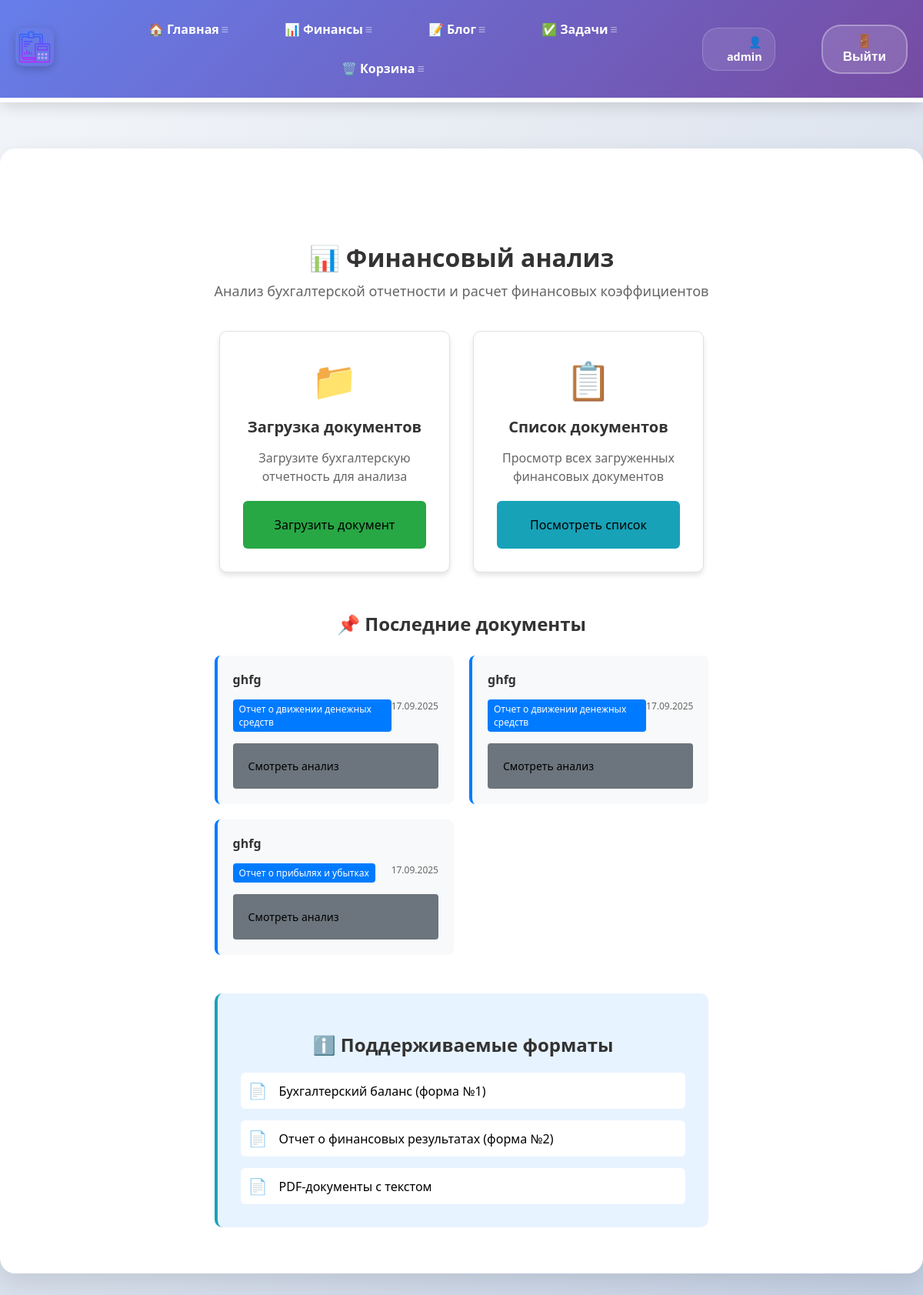
/finance/financial_analysis/ (signed in), run on an earlier commit of the app's database.
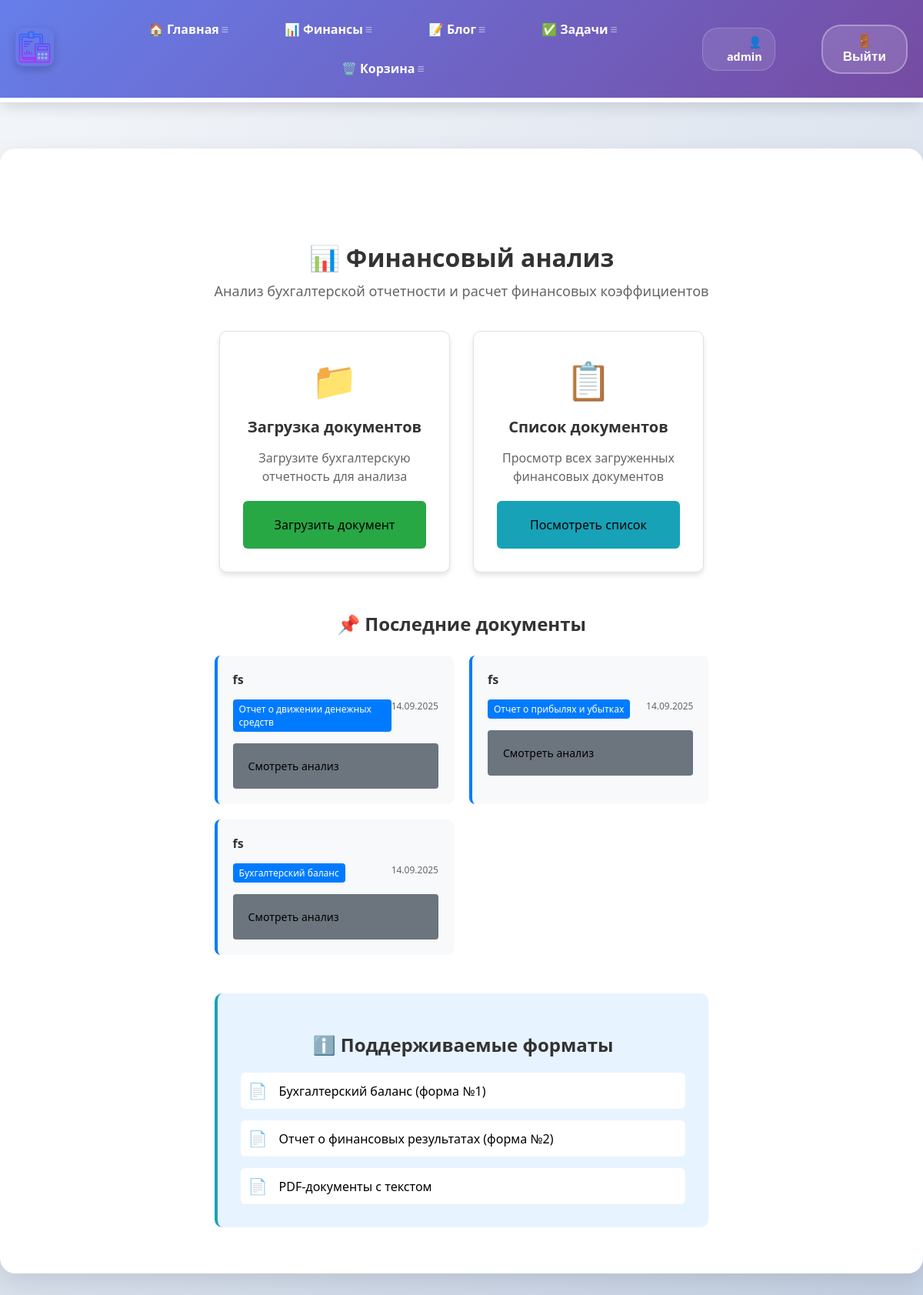
And on a later commit of the database.
### financial_analysis/models.py (models this page shows, shortened)
class FinancialDocument(models.Model):
    DOCUMENT_TYPES = [
        ('balance', 'Бухгалтерский баланс'),
        ('profit_loss', 'Отчет о прибылях и убытках'),
        ('cash_flow', 'Отчет о движении денежных средств'),  # ДОБАВЛЯЕМ
    ]
    user = models.ForeignKey(User, on_delete=models.CASCADE)
    title = models.CharField(max_length=200)
    document_type = models.CharField(max_length=20, choices=DOCUMENT_TYPES)
    pdf_file = models.FileField(upload_to='financial_docs/')
    upload_date = models.DateTimeField(auto_now_add=True)

### financial_analysis/views.py (the view)
# urls.py: path('financial_analysis/', views.financial_analysis_page, name='financial_analysis_page'),  # Новая страница
@login_required
def financial_analysis_page(request):
    recent_docs = FinancialDocument.objects.filter(user=request.user).order_by('-upload_date')[:3]
    return render(request, 'financial_analysis/financial_analysis.html', {
        'recent_docs': recent_docs
    })

### financial_analysis/templates/financial_analysis/financial_analysis.html (shortened to what this page needs)
{% extends 'skills/base.html' %}
{% load static %}
{% block content %}
<div class="financial-content">
    <h1>📊 Финансовый анализ</h1>
    <div class="financial-description">
        <p>Анализ бухгалтерской отчетности и расчет финансовых коэффициентов</p>
    </div>
    <div class="financial-actions">
        <div class="action-card">
            <div class="action-icon">📁</div>
            <h3>Загрузка документов</h3>
            <p>Загрузите бухгалтерскую отчетность для анализа</p>
            <a href="{% url 'financial_upload' %}" class="action-button upload-button">
                Загрузить документ
            </a>
        </div>
        <div class="action-card">
            <div class="action-icon">📋</div>
            <h3>Список документов</h3>
            <p>Просмотр всех загруженных финансовых документов</p>
            <a href="{% url 'financial_list' %}" class="action-button list-button">
                Посмотреть список
            </a>
        </div>
    </div>
    {% if user.is_authenticated %}
    <div class="recent-section">
        <h2>📌 Последние документы</h2>
        {% if recent_docs %}
            <div class="documents-grid">
                {% for doc in recent_docs %}
                <div class="document-item">
                    <h4>{{ doc.title }}</h4>
                    <div class="document-info">
                        <span class="doc-type">{{ doc.get_document_type_display }}</span>
                        <span class="doc-date">{{ doc.upload_date|date:"d.m.Y" }}</span>
                    </div>
                    <a href="{% url 'financial_results' doc.id %}" class="view-analysis-btn">
                        Смотреть анализ
                    </a>
                </div>
                {% endfor %}
            </div>
        {% else %}
            <p class="no-documents">Нет загруженных документов</p>
        {% endif %}
    </div>
    {% endif %}
    <div class="formats-info">
        <h2>ℹ️ Поддерживаемые форматы</h2>
        <div class="formats-list">
            <div class="format-item">
                <span class="format-icon">📄</span>
                <span>Бухгалтерский баланс (форма №1)</span>
            </div>
            <div class="format-item">
                <span class="format-icon">📄</span>
                <span>Отчет о финансовых результатах (форма №2)</span>
            </div>
            <div class="format-item">
                <span class="format-icon">📄</span>
                <span>PDF-документы с текстом</span>
            </div>
        </div>
    </div>
</div>
{% endblock %}

What changed in the data, as far as the page shows it:
removed FinancialDocument: title "ghfg", document_type "Отчет о движении денежных средств", upload_date "17.09.2025"
removed FinancialDocument: title "ghfg", document_type "Отчет о движении денежных средств", upload_date "17.09.2025"
removed FinancialDocument: title "ghfg", document_type "Отчет о прибылях и убытках", upload_date "17.09.2025"
now on this page (row unchanged): FinancialDocument: title "fs", document_type "Отчет о движении денежных средств", upload_date "14.09.2025"
now on this page (row unchanged): FinancialDocument: title "fs", document_type "Отчет о прибылях и убытках", upload_date "14.09.2025"
now on this page (row unchanged): FinancialDocument: title "fs", document_type "Бухгалтерский баланс", upload_date "14.09.2025"
